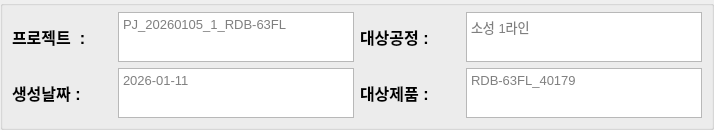
                         <widget class="QGroupBox" name="groupBox_11">
                          <property name="sizePolicy">
                           <sizepolicy hsizetype="Expanding" vsizetype="Expanding">
                            <horstretch>0</horstretch>
                            <verstretch>0</verstretch>
                           </sizepolicy>
                          </property>
                          <property name="minimumSize">
                           <size>
                            <width>100</width>
                            <height>100</height>
                           </size>
                          </property>
                          <property name="styleSheet">
                           <string notr="true">margin : 0px;
padding : 0px</string>
                          </property>
                          <property name="title">
                           <string/>
                          </property>
                          <layout class="QGridLayout" name="gridLayout_30">
                           <item row="0" column="3">
                            <widget class="QTextBrowser" name="textBrowser_process_6">
                             <property name="sizePolicy">
                              <sizepolicy hsizetype="Expanding" vsizetype="Expanding">
                               <horstretch>3</horstretch>
                               <verstretch>0</verstretch>
                              </sizepolicy>
                             </property>
                             <property name="minimumSize">
                              <size>
                               <width>100</width>
                               <height>30</height>
                              </size>
                             </property>
                             <property name="maximumSize">
                              <size>
                               <width>16777215</width>
                               <height>50</height>
                              </size>
                             </property>
                             <property name="font">
                              <font>
                               <family>Segoe UI</family>
                               <pointsize>10</pointsize>
                              </font>
                             </property>
                             <property name="styleSheet">
                              <string notr="true">padding-top : 0px;
</string>
                             </property>
                             <property name="placeholderText">
                              <string>소성 1라인</string>
                             </property>
                            </widget>
                           </item>
                           <item row="0" column="2">
                            <widget class="QLabel" name="label_66">
                             <property name="sizePolicy">
                              <sizepolicy hsizetype="Expanding" vsizetype="Expanding">
                               <horstretch>2</horstretch>
                               <verstretch>0</verstretch>
                              </sizepolicy>
                             </property>
                             <property name="minimumSize">
                              <size>
                               <width>80</width>
                               <height>30</height>
                              </size>
                             </property>
                             <property name="maximumSize">
                              <size>
                               <width>100</width>
                               <height>50</height>
                              </size>
                             </property>
                             <property name="font">
                              <font>
                               <family>Segoe UI</family>
                               <pointsize>12</pointsize>
                               <weight>75</weight>
                               <bold>true</bold>
                              </font>
                             </property>
                             <property name="styleSheet">
                              <string notr="true"/>
                             </property>
                             <property name="text">
                              <string>대상공정 :</string>
                             </property>
                            </widget>
                           </item>
                           <item row="0" column="1">
                            <widget class="QTextBrowser" name="textBrowser_project_6">
                             <property name="sizePolicy">
                              <sizepolicy hsizetype="Expanding" vsizetype="Expanding">
                               <horstretch>3</horstretch>
                               <verstretch>0</verstretch>
                              </sizepolicy>
                             </property>
                             <property name="minimumSize">
                              <size>
                               <width>100</width>
                               <height>30</height>
                              </size>
                             </property>
                             <property name="maximumSize">
                              <size>
                               <width>16777215</width>
                               <height>50</height>
                              </size>
                             </property>
                             <property name="font">
                              <font>
                               <family>Segoe UI</family>
                               <pointsize>10</pointsize>
                              </font>
                             </property>
                             <property name="styleSheet">
                              <string notr="true">padding-top : 0px;
</string>
                             </property>
                             <property name="sizeAdjustPolicy">
                              <enum>QAbstractScrollArea::AdjustToContents</enum>
                             </property>
                             <property name="overwriteMode">
                              <bool>true</bool>
                             </property>
                             <property name="placeholderText">
                              <string>PJ_20260105_1_RDB-63FL</string>
                             </property>
                            </widget>
                           </item>
                           <item row="1" column="0">
                            <widget class="QLabel" name="label_67">
                             <property name="sizePolicy">
                              <sizepolicy hsizetype="Expanding" vsizetype="Expanding">
                               <horstretch>2</horstretch>
                               <verstretch>0</verstretch>
                              </sizepolicy>
                             </property>
                             <property name="minimumSize">
                              <size>
                               <width>80</width>
                               <height>30</height>
                              </size>
                             </property>
                             <property name="maximumSize">
                              <size>
                               <width>100</width>
                               <height>50</height>
                              </size>
                             </property>
                             <property name="font">
                              <font>
                               <family>Segoe UI</family>
                               <pointsize>12</pointsize>
                               <weight>75</weight>
                               <bold>true</bold>
                              </font>
                             </property>
                             <property name="styleSheet">
                              <string notr="true"/>
                             </property>
                             <property name="text">
                              <string>생성날짜 :</string>
                             </property>
                            </widget>
                           </item>
                           <item row="1" column="1">
                            <widget class="QTextBrowser" name="textBrowser_project_date_6">
                             <property name="sizePolicy">
                              <sizepolicy hsizetype="Expanding" vsizetype="Expanding">
                               <horstretch>3</horstretch>
                               <verstretch>0</verstretch>
                              </sizepolicy>
                             </property>
                             <property name="minimumSize">
                              <size>
                               <width>100</width>
                               <height>30</height>
                              </size>
                             </property>
                             <property name="maximumSize">
                              <size>
                               <width>16777215</width>
                               <height>50</height>
                              </size>
                             </property>
                             <property name="font">
                              <font>
                               <family>Segoe UI</family>
                               <pointsize>10</pointsize>
                              </font>
                             </property>
                             <property name="styleSheet">
                              <string notr="true">padding-top : 0px;
</string>
                             </property>
                             <property name="placeholderText">
                              <string>2026-01-11</string>
                             </property>
                            </widget>
                           </item>
                           <item row="1" column="3">
                            <widget class="QTextBrowser" name="textBrowser_product_6">
                             <property name="sizePolicy">
                              <sizepolicy hsizetype="Expanding" vsizetype="Expanding">
                               <horstretch>3</horstretch>
                               <verstretch>0</verstretch>
                              </sizepolicy>
                             </property>
                             <property name="minimumSize">
                              <size>
                               <width>100</width>
                               <height>30</height>
                              </size>
                             </property>
                             <property name="maximumSize">
                              <size>
                               <width>16777215</width>
                               <height>50</height>
                              </size>
                             </property>
                             <property name="font">
                              <font>
                               <family>Segoe UI</family>
                               <pointsize>10</pointsize>
                              </font>
                             </property>
                             <property name="styleSheet">
                              <string notr="true">padding-top : 0px;
</string>
                             </property>
                             <property name="placeholderText">
                              <string>RDB-63FL_40179</string>
                             </property>
                            </widget>
                           </item>
                           <item row="0" column="0">
                            <widget class="QLabel" name="label_68">
                             <property name="sizePolicy">
                              <sizepolicy hsizetype="Expanding" vsizetype="Expanding">
                               <horstretch>2</horstretch>
                               <verstretch>0</verstretch>
                              </sizepolicy>
                             </property>
                             <property name="minimumSize">
                              <size>
                               <width>80</width>
                               <height>30</height>
                              </size>
                             </property>
                             <property name="maximumSize">
                              <size>
                               <width>100</width>
                               <height>50</height>
                              </size>
                             </property>
                             <property name="font">
                              <font>
                               <family>Segoe UI</family>
                               <pointsize>12</pointsize>
                               <weight>75</weight>
                               <bold>true</bold>
                              </font>
                             </property>
                             <property name="styleSheet">
                              <string notr="true"/>
                             </property>
                             <property name="text">
                              <string>프로젝트  :</string>
                             </property>
                            </widget>
                           </item>
                           <item row="1" column="2">
                            <widget class="QLabel" name="label_69">
                             <property name="sizePolicy">
                              <sizepolicy hsizetype="Expanding" vsizetype="Expanding">
                               <horstretch>2</horstretch>
                               <verstretch>0</verstretch>
                              </sizepolicy>
                             </property>
                             <property name="minimumSize">
                              <size>
                               <width>80</width>
                               <height>30</height>
                              </size>
                             </property>
                             <property name="maximumSize">
                              <size>
                               <width>100</width>
                               <height>50</height>
                              </size>
                             </property>
                             <property name="font">
                              <font>
                               <family>Segoe UI</family>
                               <pointsize>12</pointsize>
                               <weight>75</weight>
                               <bold>true</bold>
                              </font>
                             </property>
                             <property name="styleSheet">
                              <string notr="true"/>
                             </property>
                             <property name="text">
                              <string>대상제품 :</string>
                             </property>
                            </widget>
                           </item>
                          </layout>
                         </widget>
